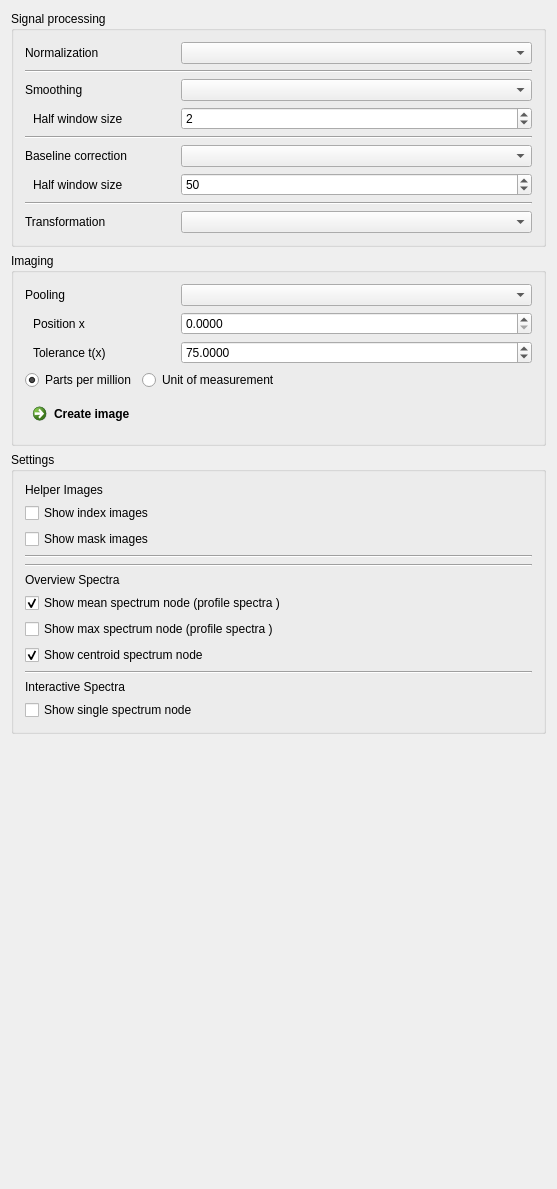
<?xml version="1.0" encoding="UTF-8"?>
<ui version="4.0">
 <class>imsDataControls</class>
 <widget class="QWidget" name="imsDataControls">
  <property name="enabled">
   <bool>true</bool>
  </property>
  <property name="geometry">
   <rect>
    <x>0</x>
    <y>0</y>
    <width>557</width>
    <height>1189</height>
   </rect>
  </property>
  <property name="sizePolicy">
   <sizepolicy hsizetype="Preferred" vsizetype="Preferred">
    <horstretch>0</horstretch>
    <verstretch>0</verstretch>
   </sizepolicy>
  </property>
  <property name="minimumSize">
   <size>
    <width>0</width>
    <height>0</height>
   </size>
  </property>
  <property name="maximumSize">
   <size>
    <width>16777215</width>
    <height>16777215</height>
   </size>
  </property>
  <property name="windowTitle">
   <string>ImzML Data View</string>
  </property>
  <property name="styleSheet">
   <string notr="true"/>
  </property>
  <layout class="QVBoxLayout" name="verticalLayout">
   <item>
    <widget class="QGroupBox" name="groupBox_2">
     <property name="sizePolicy">
      <sizepolicy hsizetype="Preferred" vsizetype="Preferred">
       <horstretch>0</horstretch>
       <verstretch>0</verstretch>
      </sizepolicy>
     </property>
     <property name="toolTip">
      <string/>
     </property>
     <property name="title">
      <string>Signal processing</string>
     </property>
     <layout class="QVBoxLayout" name="verticalLayout_3">
      <item>
       <layout class="QHBoxLayout" name="horizontalLayout_7">
        <item>
         <widget class="QLabel" name="label_17">
          <property name="minimumSize">
           <size>
            <width>150</width>
            <height>0</height>
           </size>
          </property>
          <property name="maximumSize">
           <size>
            <width>150</width>
            <height>16777215</height>
           </size>
          </property>
          <property name="text">
           <string>Normalization</string>
          </property>
          <property name="indent">
           <number>0</number>
          </property>
         </widget>
        </item>
        <item>
         <widget class="QComboBox" name="CBNormalization">
          <property name="toolTip">
           <string>Normalization to use for intensity normalization.</string>
          </property>
         </widget>
        </item>
       </layout>
      </item>
      <item>
       <widget class="Line" name="line_2">
        <property name="orientation">
         <enum>Qt::Horizontal</enum>
        </property>
       </widget>
      </item>
      <item>
       <layout class="QHBoxLayout" name="horizontalLayout_8">
        <item>
         <widget class="QLabel" name="label_18">
          <property name="minimumSize">
           <size>
            <width>150</width>
            <height>0</height>
           </size>
          </property>
          <property name="maximumSize">
           <size>
            <width>150</width>
            <height>16777215</height>
           </size>
          </property>
          <property name="text">
           <string>Smoothing</string>
          </property>
          <property name="indent">
           <number>0</number>
          </property>
         </widget>
        </item>
        <item>
         <widget class="QComboBox" name="CBSmoothing">
          <property name="sizePolicy">
           <sizepolicy hsizetype="Preferred" vsizetype="Preferred">
            <horstretch>0</horstretch>
            <verstretch>0</verstretch>
           </sizepolicy>
          </property>
          <property name="toolTip">
           <string>Smoothing method  to use for intensity smoothing along x-axis.</string>
          </property>
         </widget>
        </item>
       </layout>
      </item>
      <item>
       <layout class="QHBoxLayout" name="horizontalLayout_9">
        <item>
         <widget class="QLabel" name="label">
          <property name="sizePolicy">
           <sizepolicy hsizetype="Preferred" vsizetype="Preferred">
            <horstretch>1</horstretch>
            <verstretch>0</verstretch>
           </sizepolicy>
          </property>
          <property name="minimumSize">
           <size>
            <width>150</width>
            <height>0</height>
           </size>
          </property>
          <property name="maximumSize">
           <size>
            <width>150</width>
            <height>16777215</height>
           </size>
          </property>
          <property name="text">
           <string>Half window size</string>
          </property>
          <property name="alignment">
           <set>Qt::AlignLeading|Qt::AlignLeft|Qt::AlignVCenter</set>
          </property>
          <property name="indent">
           <number>8</number>
          </property>
         </widget>
        </item>
        <item>
         <widget class="QSpinBox" name="spnBxSmoothing">
          <property name="sizePolicy">
           <sizepolicy hsizetype="Preferred" vsizetype="Preferred">
            <horstretch>0</horstretch>
            <verstretch>0</verstretch>
           </sizepolicy>
          </property>
          <property name="minimumSize">
           <size>
            <width>0</width>
            <height>0</height>
           </size>
          </property>
          <property name="maximumSize">
           <size>
            <width>16777215</width>
            <height>16777215</height>
           </size>
          </property>
          <property name="toolTip">
           <string>Half window size used by the smoothing method.</string>
          </property>
          <property name="minimum">
           <number>0</number>
          </property>
          <property name="maximum">
           <number>100000</number>
          </property>
          <property name="value">
           <number>2</number>
          </property>
         </widget>
        </item>
       </layout>
      </item>
      <item>
       <widget class="Line" name="line_3">
        <property name="orientation">
         <enum>Qt::Horizontal</enum>
        </property>
       </widget>
      </item>
      <item>
       <layout class="QHBoxLayout" name="horizontalLayout_11">
        <item>
         <widget class="QLabel" name="label_20">
          <property name="minimumSize">
           <size>
            <width>150</width>
            <height>0</height>
           </size>
          </property>
          <property name="maximumSize">
           <size>
            <width>150</width>
            <height>16777215</height>
           </size>
          </property>
          <property name="text">
           <string>Baseline correction</string>
          </property>
          <property name="indent">
           <number>0</number>
          </property>
         </widget>
        </item>
        <item>
         <widget class="QComboBox" name="CBBaselineCorrection">
          <property name="toolTip">
           <string>Baseline correction method to be used for appropriate transformation of intensities.</string>
          </property>
         </widget>
        </item>
       </layout>
      </item>
      <item>
       <layout class="QHBoxLayout" name="horizontalLayout_12">
        <item>
         <widget class="QLabel" name="label_4">
          <property name="sizePolicy">
           <sizepolicy hsizetype="Preferred" vsizetype="Preferred">
            <horstretch>1</horstretch>
            <verstretch>0</verstretch>
           </sizepolicy>
          </property>
          <property name="minimumSize">
           <size>
            <width>150</width>
            <height>0</height>
           </size>
          </property>
          <property name="maximumSize">
           <size>
            <width>150</width>
            <height>16777215</height>
           </size>
          </property>
          <property name="text">
           <string>Half window size</string>
          </property>
          <property name="alignment">
           <set>Qt::AlignLeading|Qt::AlignLeft|Qt::AlignVCenter</set>
          </property>
          <property name="indent">
           <number>8</number>
          </property>
         </widget>
        </item>
        <item>
         <widget class="QSpinBox" name="spnBxBaseline">
          <property name="sizePolicy">
           <sizepolicy hsizetype="Preferred" vsizetype="Preferred">
            <horstretch>0</horstretch>
            <verstretch>0</verstretch>
           </sizepolicy>
          </property>
          <property name="minimumSize">
           <size>
            <width>0</width>
            <height>0</height>
           </size>
          </property>
          <property name="maximumSize">
           <size>
            <width>16777215</width>
            <height>16777215</height>
           </size>
          </property>
          <property name="toolTip">
           <string>Half window size used by the baseline correction method.</string>
          </property>
          <property name="value">
           <number>50</number>
          </property>
         </widget>
        </item>
       </layout>
      </item>
      <item>
       <widget class="Line" name="line_6">
        <property name="orientation">
         <enum>Qt::Horizontal</enum>
        </property>
       </widget>
      </item>
      <item>
       <layout class="QHBoxLayout" name="horizontalLayout_13">
        <item>
         <widget class="QLabel" name="label_19">
          <property name="minimumSize">
           <size>
            <width>150</width>
            <height>0</height>
           </size>
          </property>
          <property name="maximumSize">
           <size>
            <width>150</width>
            <height>16777215</height>
           </size>
          </property>
          <property name="text">
           <string>Transformation</string>
          </property>
          <property name="indent">
           <number>0</number>
          </property>
         </widget>
        </item>
        <item>
         <widget class="QComboBox" name="CBTransformation">
          <property name="toolTip">
           <string>Intensity transformation method (applied last).</string>
          </property>
         </widget>
        </item>
       </layout>
      </item>
     </layout>
    </widget>
   </item>
   <item>
    <widget class="QGroupBox" name="groupBox">
     <property name="toolTip">
      <string/>
     </property>
     <property name="title">
      <string>Imaging</string>
     </property>
     <property name="flat">
      <bool>false</bool>
     </property>
     <property name="checkable">
      <bool>false</bool>
     </property>
     <layout class="QVBoxLayout" name="verticalLayout_2">
      <item>
       <layout class="QHBoxLayout" name="horizontalLayout_2">
        <item>
         <widget class="QLabel" name="label_14">
          <property name="minimumSize">
           <size>
            <width>150</width>
            <height>0</height>
           </size>
          </property>
          <property name="maximumSize">
           <size>
            <width>150</width>
            <height>16777215</height>
           </size>
          </property>
          <property name="font">
           <font>
            <italic>false</italic>
           </font>
          </property>
          <property name="toolTip">
           <string>&lt;html&gt;&lt;head/&gt;&lt;body&gt;&lt;p&gt;Values in a range based query are processed/pooled according to the selected strategy.&lt;/p&gt;&lt;p&gt;&lt;br/&gt;&lt;/p&gt;&lt;/body&gt;&lt;/html&gt;</string>
          </property>
          <property name="text">
           <string>Pooling</string>
          </property>
          <property name="indent">
           <number>0</number>
          </property>
         </widget>
        </item>
        <item>
         <widget class="QComboBox" name="CBImagingStrategy">
          <property name="sizePolicy">
           <sizepolicy hsizetype="Preferred" vsizetype="Preferred">
            <horstretch>0</horstretch>
            <verstretch>0</verstretch>
           </sizepolicy>
          </property>
          <property name="toolTip">
           <string>Pool values in range, while using this method.</string>
          </property>
         </widget>
        </item>
       </layout>
      </item>
      <item>
       <layout class="QHBoxLayout" name="horizontalLayout_3">
        <item>
         <widget class="QLabel" name="label_8">
          <property name="minimumSize">
           <size>
            <width>150</width>
            <height>0</height>
           </size>
          </property>
          <property name="maximumSize">
           <size>
            <width>150</width>
            <height>16777215</height>
           </size>
          </property>
          <property name="font">
           <font>
            <italic>false</italic>
           </font>
          </property>
          <property name="toolTip">
           <string>Center of the range query.</string>
          </property>
          <property name="text">
           <string>Position x</string>
          </property>
          <property name="indent">
           <number>8</number>
          </property>
         </widget>
        </item>
        <item>
         <widget class="QDoubleSpinBox" name="spnBxMz">
          <property name="sizePolicy">
           <sizepolicy hsizetype="Preferred" vsizetype="Preferred">
            <horstretch>0</horstretch>
            <verstretch>0</verstretch>
           </sizepolicy>
          </property>
          <property name="maximumSize">
           <size>
            <width>16777215</width>
            <height>16777215</height>
           </size>
          </property>
          <property name="suffix">
           <string/>
          </property>
          <property name="decimals">
           <number>4</number>
          </property>
          <property name="maximum">
           <double>999999.000000000000000</double>
          </property>
         </widget>
        </item>
       </layout>
      </item>
      <item>
       <layout class="QHBoxLayout" name="horizontalLayout_4">
        <item>
         <widget class="QLabel" name="label_9">
          <property name="minimumSize">
           <size>
            <width>150</width>
            <height>0</height>
           </size>
          </property>
          <property name="maximumSize">
           <size>
            <width>150</width>
            <height>16777215</height>
           </size>
          </property>
          <property name="font">
           <font>
            <italic>false</italic>
           </font>
          </property>
          <property name="text">
           <string>Tolerance t(x)</string>
          </property>
          <property name="indent">
           <number>8</number>
          </property>
         </widget>
        </item>
        <item>
         <widget class="QDoubleSpinBox" name="spnBxTol">
          <property name="sizePolicy">
           <sizepolicy hsizetype="Preferred" vsizetype="Preferred">
            <horstretch>0</horstretch>
            <verstretch>0</verstretch>
           </sizepolicy>
          </property>
          <property name="minimumSize">
           <size>
            <width>0</width>
            <height>0</height>
           </size>
          </property>
          <property name="maximumSize">
           <size>
            <width>16777215</width>
            <height>16777215</height>
           </size>
          </property>
          <property name="toolTip">
           <string>How wide the range around the center position x is in each directions.</string>
          </property>
          <property name="buttonSymbols">
           <enum>QAbstractSpinBox::UpDownArrows</enum>
          </property>
          <property name="suffix">
           <string/>
          </property>
          <property name="decimals">
           <number>4</number>
          </property>
          <property name="minimum">
           <double>0.100000000000000</double>
          </property>
          <property name="maximum">
           <double>10000000000000.000000000000000</double>
          </property>
          <property name="value">
           <double>75.000000000000000</double>
          </property>
         </widget>
        </item>
       </layout>
      </item>
      <item>
       <layout class="QHBoxLayout" name="horizontalLayout_5">
        <item>
         <widget class="QRadioButton" name="rbtnTolPPM">
          <property name="enabled">
           <bool>true</bool>
          </property>
          <property name="sizePolicy">
           <sizepolicy hsizetype="Preferred" vsizetype="Preferred">
            <horstretch>0</horstretch>
            <verstretch>0</verstretch>
           </sizepolicy>
          </property>
          <property name="minimumSize">
           <size>
            <width>0</width>
            <height>0</height>
           </size>
          </property>
          <property name="maximumSize">
           <size>
            <width>16777215</width>
            <height>16777215</height>
           </size>
          </property>
          <property name="toolTip">
           <string>Use parts per million (ppm) in relation to position x to define the range.</string>
          </property>
          <property name="text">
           <string>Parts per million</string>
          </property>
          <property name="checked">
           <bool>true</bool>
          </property>
         </widget>
        </item>
        <item>
         <widget class="QRadioButton" name="rbtnTolDa">
          <property name="enabled">
           <bool>true</bool>
          </property>
          <property name="sizePolicy">
           <sizepolicy hsizetype="Preferred" vsizetype="Preferred">
            <horstretch>0</horstretch>
            <verstretch>0</verstretch>
           </sizepolicy>
          </property>
          <property name="minimumSize">
           <size>
            <width>0</width>
            <height>0</height>
           </size>
          </property>
          <property name="maximumSize">
           <size>
            <width>16777215</width>
            <height>16777215</height>
           </size>
          </property>
          <property name="toolTip">
           <string>Use the image rleated units of measurment (Daltoons (DA) for MIS) to define the range.</string>
          </property>
          <property name="text">
           <string>Unit of measurement</string>
          </property>
          <property name="checked">
           <bool>false</bool>
          </property>
         </widget>
        </item>
        <item>
         <spacer name="horizontalSpacer">
          <property name="orientation">
           <enum>Qt::Horizontal</enum>
          </property>
          <property name="sizeHint" stdset="0">
           <size>
            <width>40</width>
            <height>20</height>
           </size>
          </property>
         </spacer>
        </item>
       </layout>
      </item>
      <item>
       <widget class="QCommandLinkButton" name="btnCreateImage">
        <property name="sizePolicy">
         <sizepolicy hsizetype="Preferred" vsizetype="Preferred">
          <horstretch>4</horstretch>
          <verstretch>0</verstretch>
         </sizepolicy>
        </property>
        <property name="minimumSize">
         <size>
          <width>0</width>
          <height>0</height>
         </size>
        </property>
        <property name="maximumSize">
         <size>
          <width>16777215</width>
          <height>16777215</height>
         </size>
        </property>
        <property name="text">
         <string>Create image</string>
        </property>
       </widget>
      </item>
     </layout>
    </widget>
   </item>
   <item>
    <widget class="QGroupBox" name="settings">
     <property name="title">
      <string>Settings</string>
     </property>
     <layout class="QVBoxLayout" name="verticalLayout_4">
      <item>
       <widget class="QLabel" name="label_2">
        <property name="text">
         <string>Helper Images</string>
        </property>
       </widget>
      </item>
      <item>
       <widget class="QCheckBox" name="showIndexImages">
        <property name="text">
         <string>Show index images</string>
        </property>
        <property name="tristate">
         <bool>false</bool>
        </property>
       </widget>
      </item>
      <item>
       <widget class="QCheckBox" name="showMaskImages">
        <property name="text">
         <string>Show mask images</string>
        </property>
        <property name="tristate">
         <bool>false</bool>
        </property>
       </widget>
      </item>
      <item>
       <widget class="Line" name="hLineNormImages">
        <property name="orientation">
         <enum>Qt::Horizontal</enum>
        </property>
       </widget>
      </item>
      <item>
       <widget class="Line" name="line_4">
        <property name="orientation">
         <enum>Qt::Horizontal</enum>
        </property>
       </widget>
      </item>
      <item>
       <widget class="QLabel" name="label_3">
        <property name="text">
         <string>Overview Spectra</string>
        </property>
       </widget>
      </item>
      <item>
       <widget class="QCheckBox" name="showMeanSpectrum">
        <property name="text">
         <string>Show mean spectrum node (profile spectra )</string>
        </property>
        <property name="checked">
         <bool>true</bool>
        </property>
        <property name="tristate">
         <bool>false</bool>
        </property>
       </widget>
      </item>
      <item>
       <widget class="QCheckBox" name="showMaxSpectrum">
        <property name="text">
         <string>Show max spectrum node (profile spectra )</string>
        </property>
        <property name="tristate">
         <bool>false</bool>
        </property>
       </widget>
      </item>
      <item>
       <widget class="QCheckBox" name="showCentroidSpectrum">
        <property name="text">
         <string>Show centroid spectrum node</string>
        </property>
        <property name="checked">
         <bool>true</bool>
        </property>
        <property name="tristate">
         <bool>false</bool>
        </property>
       </widget>
      </item>
      <item>
       <widget class="Line" name="line_5">
        <property name="orientation">
         <enum>Qt::Horizontal</enum>
        </property>
       </widget>
      </item>
      <item>
       <widget class="QLabel" name="label_5">
        <property name="text">
         <string>Interactive Spectra</string>
        </property>
       </widget>
      </item>
      <item>
       <widget class="QCheckBox" name="showSingleSpectrum">
        <property name="text">
         <string>Show single spectrum node</string>
        </property>
        <property name="tristate">
         <bool>false</bool>
        </property>
       </widget>
      </item>
     </layout>
    </widget>
   </item>
   <item>
    <spacer name="verticalSpacer">
     <property name="orientation">
      <enum>Qt::Vertical</enum>
     </property>
     <property name="sizeHint" stdset="0">
      <size>
       <width>20</width>
       <height>40</height>
      </size>
     </property>
    </spacer>
   </item>
  </layout>
 </widget>
 <layoutdefault spacing="6" margin="11"/>
 <resources/>
 <connections/>
</ui>
